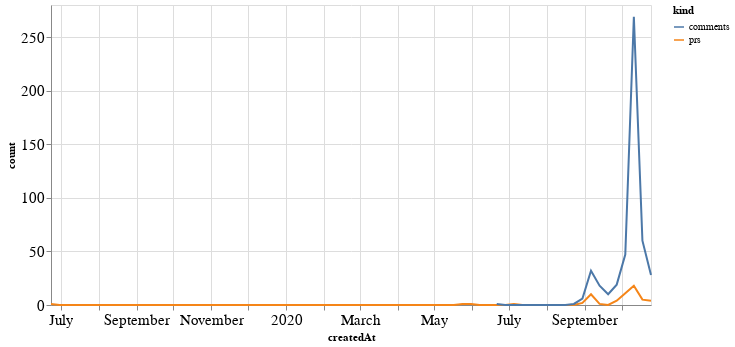

Notebook code for this chart:
### Code cell
alt.Chart(total_time, width=600).mark_line().encode(
    x='createdAt',
    y='count',
    color='kind'
)

### Figure 1 — Vega-Lite specification as saved in the notebook (floating-point values rounded to 4 significant figures; data arrays with more than 128 entries replaced by an {"elided": "..."} marker saying what was removed)
{"config": {"axisLeft": {"labelFontSize": 15}, "axisBottom": {"labelFontSize": 15}}, "data": {"name": "data-4ab4b785d59bc056443b1f2c11ed521f"}, "mark": "line", "encoding": {"color": {"type": "nominal", "field": "kind"}, "x": {"type": "temporal", "field": "createdAt"}, "y": {"type": "quantitative", "field": "count"}}, "width": 600, "$schema": "https://vega.github.io/schema/vega-lite/v4.8.1.json", "datasets": {"data-4ab4b785d59bc056443b1f2c11ed521f": {"elided": "142 records"}}}
